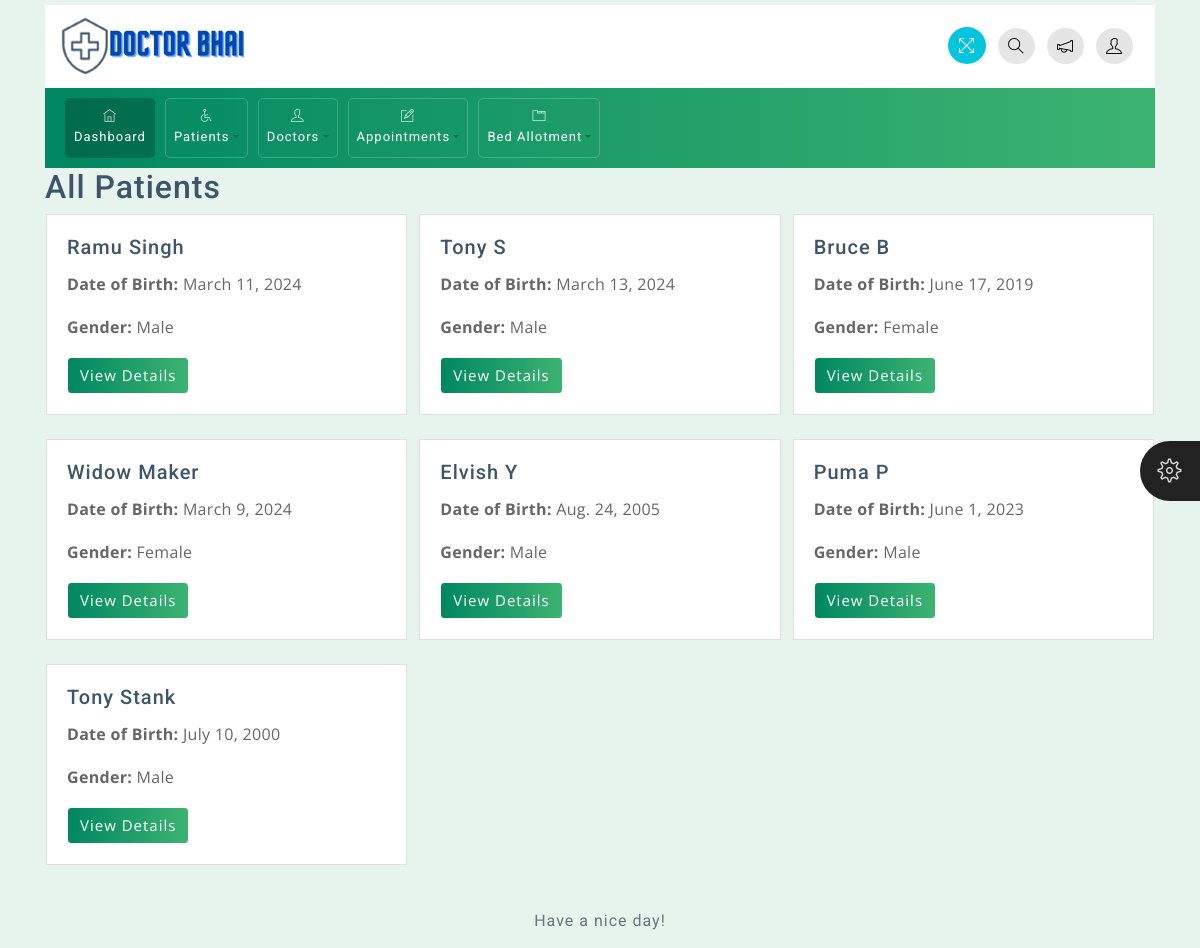
Page /patient/all on the earlier database version.
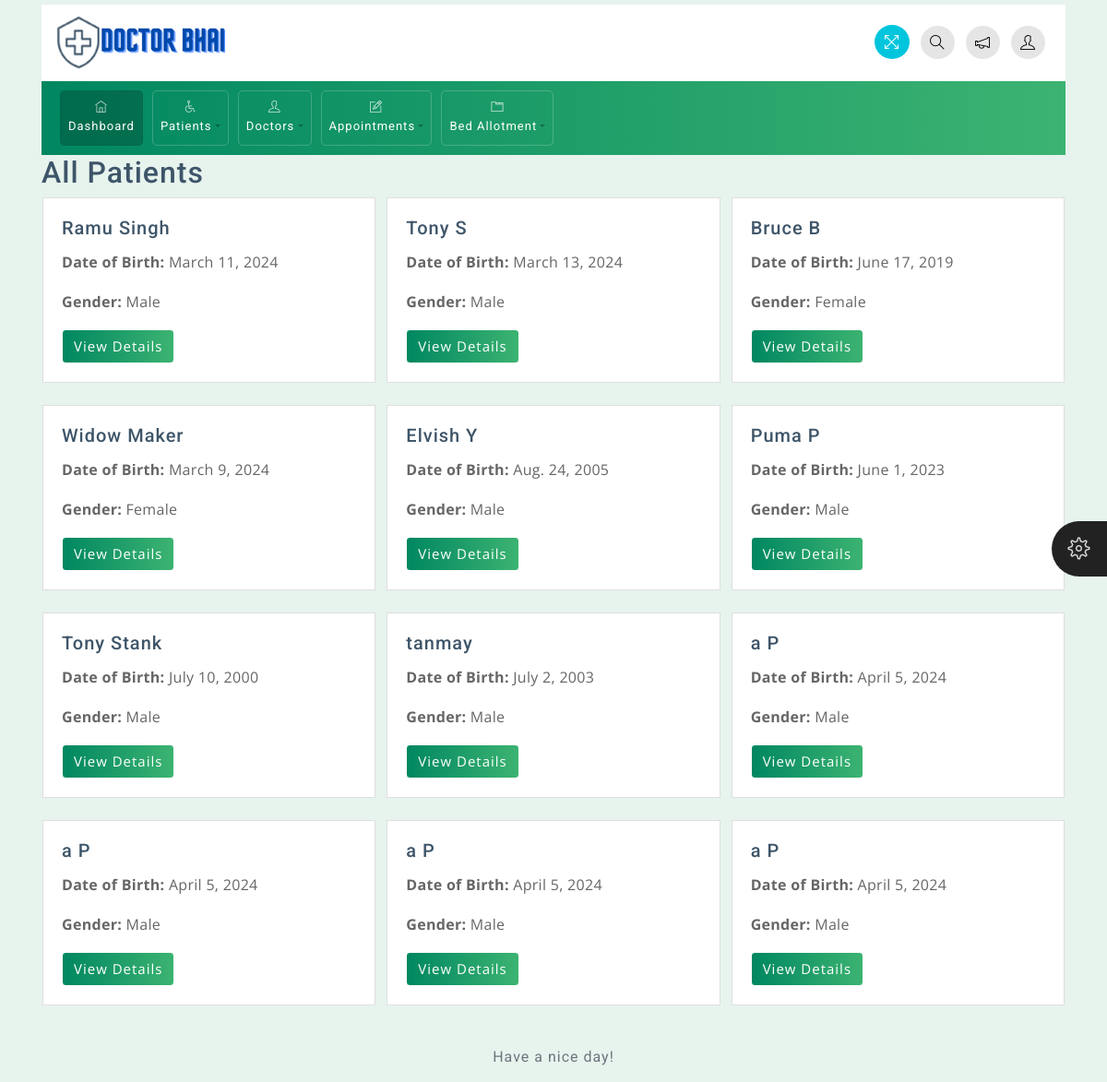
Same page on the later database version.
### app/models.py (models this page shows, shortened)
class Patient(models.Model):
    patient_Name = models.CharField(max_length=100)
    date_of_birth = models.DateField()
    age = models.IntegerField()
    phone = models.IntegerField()
    email = models.EmailField(max_length=100)
    gender = models.CharField(max_length=50)
    address = models.TextField()

### Hospital/views.py (the view)
# urls.py: path('patient/all',views.ALL_PATIENT,name='all_patient'),
def ALL_PATIENT(request):
    patients = Patient.objects.all()
    return render(request, 'patients/all_patients.html', {'patients': patients})

### templates/patients/all_patients.html
{% extends 'base.html' %}
{% block content %}
<div class="container">
    <h2>All Patients</h2>
    <div class="row">
        {% for patient in patients %}
        <div class="col-md-4 mb-4">
            <div class="card">
                <div class="card-body">
                    <h5 class="card-title">{{ patient.patient_Name }}</h5>
                    <p class="card-text"><strong>Date of Birth:</strong> {{ patient.date_of_birth }}</p>
                    <p class="card-text"><strong>Gender:</strong> {{ patient.gender }}</p>
                    <a href="{% url 'patient_detail' patient.id %}" class="btn btn-primary">View Details</a>
                </div>
            </div>
        </div>
        {% endfor %}
    </div>
</div>
{% endblock %}

Differences in the rows shown:
added Patient: patient_Name "tanmay", date_of_birth "July 2, 2003", gender "Male"
added Patient: patient_Name "a P", date_of_birth "April 5, 2024", gender "Male"
added Patient: patient_Name "a P", date_of_birth "April 5, 2024", gender "Male"
added Patient: patient_Name "a P", date_of_birth "April 5, 2024", gender "Male"
added Patient: patient_Name "a P", date_of_birth "April 5, 2024", gender "Male"
